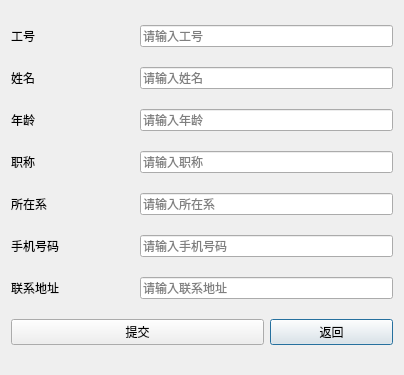
<?xml version="1.0" encoding="UTF-8"?>
<ui version="4.0">
 <class>Dialog</class>
 <widget class="QDialog" name="Dialog">
  <property name="geometry">
   <rect>
    <x>0</x>
    <y>0</y>
    <width>404</width>
    <height>375</height>
   </rect>
  </property>
  <property name="windowTitle">
   <string>Dialog</string>
  </property>
  <layout class="QGridLayout" name="gridLayout">
   <item row="6" column="1" colspan="2">
    <widget class="QLineEdit" name="lineEdit_7">
     <property name="text">
      <string/>
     </property>
     <property name="placeholderText">
      <string>请输入联系地址</string>
     </property>
    </widget>
   </item>
   <item row="3" column="1" colspan="2">
    <widget class="QLineEdit" name="lineEdit_4">
     <property name="placeholderText">
      <string>请输入职称</string>
     </property>
    </widget>
   </item>
   <item row="7" column="2">
    <widget class="QPushButton" name="pushButton">
     <property name="text">
      <string>返回</string>
     </property>
    </widget>
   </item>
   <item row="1" column="0">
    <widget class="QLabel" name="label_2">
     <property name="text">
      <string>姓名</string>
     </property>
    </widget>
   </item>
   <item row="5" column="0">
    <widget class="QLabel" name="label_6">
     <property name="text">
      <string>手机号码</string>
     </property>
    </widget>
   </item>
   <item row="6" column="0">
    <widget class="QLabel" name="label_7">
     <property name="text">
      <string>联系地址</string>
     </property>
    </widget>
   </item>
   <item row="4" column="0">
    <widget class="QLabel" name="label_5">
     <property name="text">
      <string>所在系</string>
     </property>
    </widget>
   </item>
   <item row="7" column="0" colspan="2">
    <widget class="QPushButton" name="pushButton_2">
     <property name="text">
      <string>提交</string>
     </property>
    </widget>
   </item>
   <item row="2" column="0">
    <widget class="QLabel" name="label_3">
     <property name="text">
      <string>年龄</string>
     </property>
    </widget>
   </item>
   <item row="0" column="0">
    <widget class="QLabel" name="label">
     <property name="text">
      <string>工号</string>
     </property>
    </widget>
   </item>
   <item row="0" column="1" colspan="2">
    <widget class="QLineEdit" name="lineEdit">
     <property name="text">
      <string/>
     </property>
     <property name="frame">
      <bool>true</bool>
     </property>
     <property name="echoMode">
      <enum>QLineEdit::Normal</enum>
     </property>
     <property name="placeholderText">
      <string>请输入工号</string>
     </property>
    </widget>
   </item>
   <item row="2" column="1" colspan="2">
    <widget class="QLineEdit" name="lineEdit_3">
     <property name="placeholderText">
      <string>请输入年龄</string>
     </property>
    </widget>
   </item>
   <item row="5" column="1" colspan="2">
    <widget class="QLineEdit" name="lineEdit_6">
     <property name="placeholderText">
      <string>请输入手机号码</string>
     </property>
    </widget>
   </item>
   <item row="4" column="1" colspan="2">
    <widget class="QLineEdit" name="lineEdit_5">
     <property name="placeholderText">
      <string>请输入所在系</string>
     </property>
    </widget>
   </item>
   <item row="3" column="0">
    <widget class="QLabel" name="label_4">
     <property name="text">
      <string>职称</string>
     </property>
    </widget>
   </item>
   <item row="1" column="1" colspan="2">
    <widget class="QLineEdit" name="lineEdit_2">
     <property name="placeholderText">
      <string>请输入姓名</string>
     </property>
    </widget>
   </item>
  </layout>
 </widget>
 <tabstops>
  <tabstop>lineEdit</tabstop>
  <tabstop>lineEdit_2</tabstop>
  <tabstop>lineEdit_3</tabstop>
  <tabstop>lineEdit_4</tabstop>
  <tabstop>lineEdit_5</tabstop>
  <tabstop>lineEdit_6</tabstop>
  <tabstop>lineEdit_7</tabstop>
  <tabstop>pushButton_2</tabstop>
  <tabstop>pushButton</tabstop>
 </tabstops>
 <resources/>
 <connections/>
</ui>
